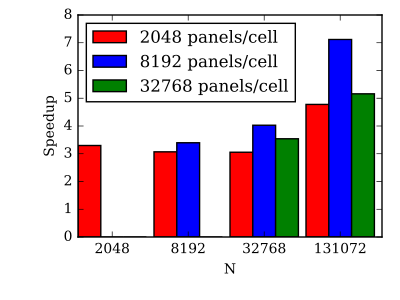

The Python source for this figure:
# coding: utf-8

import sys
import numpy
from matplotlib import pyplot, rcParams
from matplotlib.backends.backend_pdf import FigureCanvasPdf

rcParams['font.family'] = 'serif'
rcParams['font.size'] = '10'

# set up data
N = 4

eps = 1e-14
data_relax = numpy.array([[14.61,eps,eps],[87.20,69.03,eps],[444.55,371.06,276.52],[1481.47,1800.53,1397.27]])
data_fixed = numpy.array([[48.18,0.,0.],[267.64,234.44,0],[1358.07,1494.37,978.80],[7077.77,12817.01,7209.57]])

speedup = data_fixed / data_relax

print(speedup)

ind = numpy.arange(N)
width = 0.3

# set up plot
fig = pyplot.figure(figsize=(4,3), dpi=80)
ax = fig.add_subplot(111)

# plot log-log
bar1 = ax.bar(ind, speedup[:,0], width, color='r')
bar2 = ax.bar(ind+width, speedup[:,1],width,color='b')
bar3 = ax.bar(ind+2*width,speedup[:,2],width,color='g')
# bar2 = ax.bar(ind+width, speedup_2nd, width, color='b')

# axis labels
ax.set_ylabel('Speedup', fontsize=10)
ax.set_xlabel('N', fontsize=10)
ax.set_xticks(ind+1.5*width)
ax.set_xticklabels( ('2048','8192','32768','131072') )
ax.legend( (bar1[0], bar2[0], bar3[0]), ('2048 panels/cell', '8192 panels/cell', '32768 panels/cell'), loc=2 )
fig.subplots_adjust(left=0.195, bottom=0.21, right=0.955, top=0.95)
canvas = FigureCanvasPdf(fig)

# plot to pdf
canvas.print_figure('EthrocyteMultipleCellSpeedup.pdf',dpi=80)
